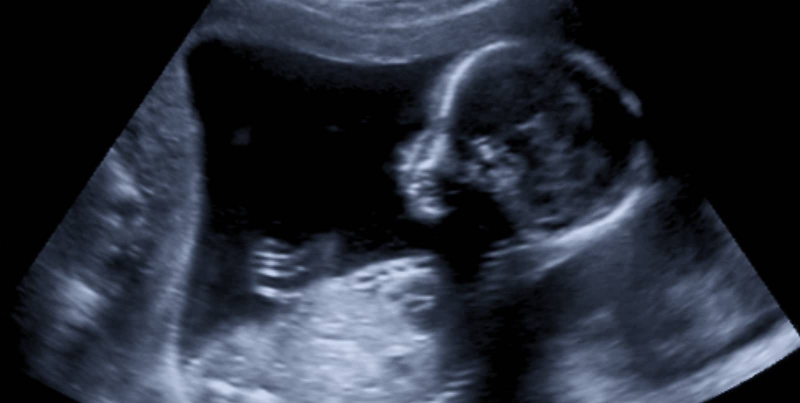
#> input picture Projeto1/bin/Debug/imgOriginal.jpg, 1600 x 806 px (shown at 1/2 size)
$ python Adicao.py
#> lines starting #> are read from the running program, lines starting #| are printed output that depends on the picture
import cv2

imgOrigem = cv2.imread("imgOriginal.jpg")
#> imgOrigem is the input picture: shape (806, 1600, 3); mean B, G, R 55.8, 44.5, 39.5
imgSub = cv2.imread("sub.jpg")
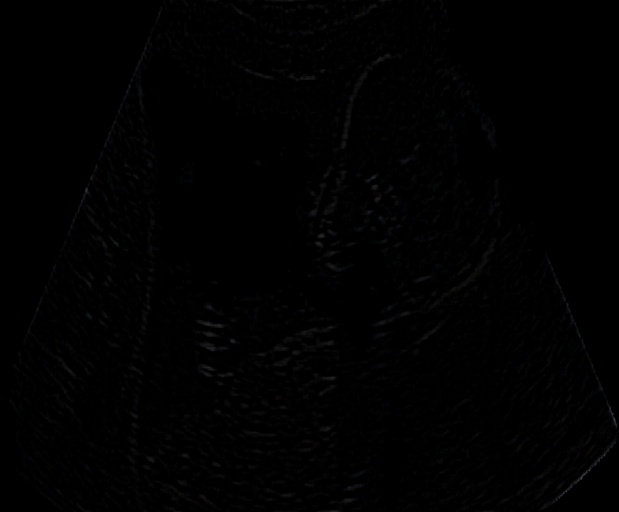
#> input picture Projeto1/bin/Debug/sub.jpg, 619 x 512 px
#> imgSub is the input picture: shape (512, 619, 3); mean B, G, R 1.1, 1.1, 1
dim = (619, 512)
imgOrigem = cv2.resize(imgOrigem, dim)
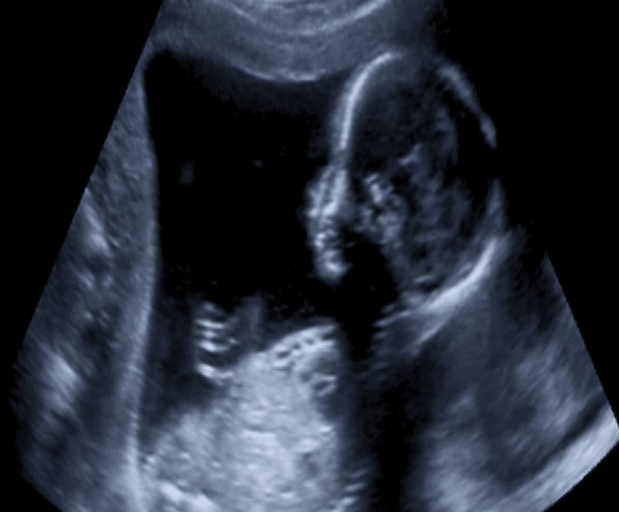
#> imgOrigem: shape (512, 619, 3); mean B, G, R 55.7, 44.4, 39.4
imagemResult = cv2.add(imgOrigem, imgSub)
cv2.imwrite("adicao.jpg", imagemResult)
